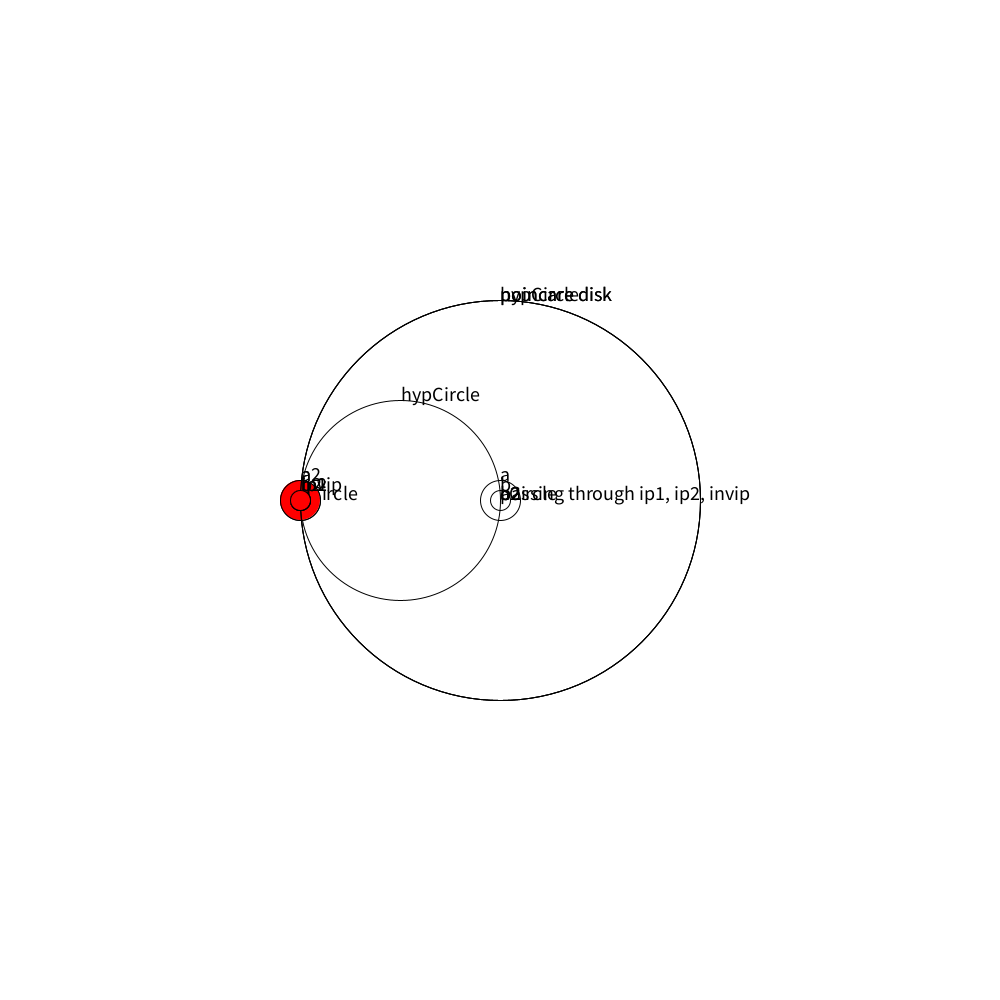
Frame 1 (no input)
Frame 60 (the mouse pressed at the canvas centre just before this capture): identical to frame 1, image omitted
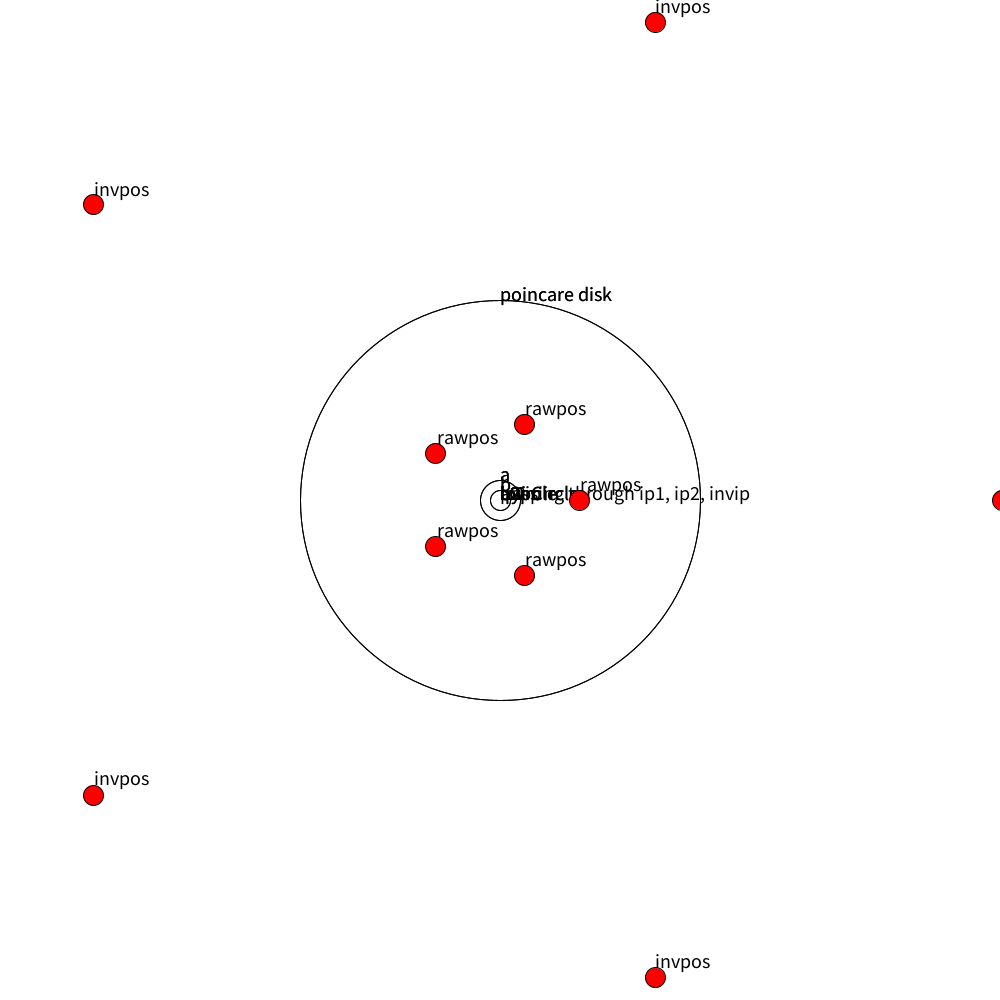
Frame 120 (the mouse held since frame 60 and released just before this capture)

The Processing sketch that drew these frames (run headless with seeded random() and noise(); from frame 60 on, the mouse is pressed at the canvas centre):

// Processing sketch: Mechanism_of_Hyperbolic_Tiling
// ── Mechanism_of_Hyperbolic_Tiling.pde
int p = 5;
int q = 4;
float rotang = 0;
float d;
float dispScale = 200;

void setup(){
  //fullScreen();
  size(1000, 1000);
  textSize(20);
  translate(width/2, height/2);
  //calc const
  d = sqrt((tan(HALF_PI - PI / q) - tan(PI / p)) / (tan(HALF_PI - PI / q) + tan(PI / p)));
}

void draw(){
  background(255);
  float bdist = map(mouseX, 0, width, -1, 1);
  //float bangle = map(mouseY, 0, height, 0, TWO_PI);
  float bangle = 0;
  translate(width/2, height/2);
  //hypCircle
  PVector cc = hypCircle(PVector.fromAngle(bangle).mult(bdist), new PVector(0, 0));
  PVector dc = hypCircle(new PVector(0, 0), PVector.fromAngle(bangle).mult(bdist));
  //intersection
  PVector[] ip = circleIntersection(cc, dc);
  fill(255, 0, 0);marker(ip[0], 10/dispScale, "ip1");
  fill(255, 0, 0);marker(ip[1], 10/dispScale, "ip2");
  //invert iP[0]
  PVector invip = mobiusInverse(new PVector(0,0), 1.0, ip[0]);
  fill(255, 0, 0);marker(invip, 10/dispScale, "invip");
  //circle passing through ip1, ip2, invip
  PVector pc = circleThreePoints(ip[0], ip[1], invip);
  noFill();marker(pc, "passing through ip1, ip2, invip");
  //create polygon vertex
  PVector[] positions = new PVector[p];
  PVector[] ipositions = new PVector[p];
  
  if(mousePressed){ //For easy visualization
  for(int i=0; i<p; i++){
    PVector pos = PVector.fromAngle(TWO_PI / p * i + rotang).mult(d);
    fill(255, 0, 0);marker(pos, 10/dispScale, "rawpos");
    if(bdist != 0){
      pos = mobiusInverse(new PVector(pc.x, pc.y), pc.z, pos);
      fill(255, 0, 0);marker(pos, 10/dispScale, "pos");
    }
    PVector inv = mobiusInverse(new PVector(0, 0), 1.0, pos);
    fill(255, 0, 0);marker(inv, 10/dispScale, "invpos");
    positions[i] = pos;
    ipositions[i] = inv;
  }
  }
}

PVector hypCircle(PVector a, PVector b){
  //x, y, rad
  PVector o;//out
  PVector a2 = mobiusInverse(new PVector(0, 0), 1.0, a);
  PVector cpos = PVector.add(a, a2).mult(0.5);
  float crad = PVector.dist(a, cpos);
  PVector b2 = mobiusInverse(cpos, crad, b);
  PVector mid = PVector.add(b, b2).mult(0.5);
  if(a.x == 0 && a.y == 0){
    o = new PVector(0, 0, b.mag());
  }else{
    o = new PVector(mid.x, mid.y, PVector.dist(mid, b));
  }
  noFill();marker(0, 0, 1, "poincare disk");
  noFill();marker(o, "hypCircle");
  noFill();marker(a, 20/dispScale, "a");
  noFill();marker(b, 10/dispScale, "b");
  noFill();marker(cpos, crad, "cCircle");
  fill(255, 0, 0);
  marker(a2, 20/dispScale, "a2");
  marker(b2, 10/dispScale, "b2");
  //ellipse(ocen.x*1000, ocen.y*1000, orad*1000, orad*1000);
  return o;
}

PVector[] circleIntersection(PVector o1, PVector o2){
  float rad1 = o1.z;
  float rad2 = o2.z;
  o1 = new PVector(o1.x, o1.y);
  o2 = new PVector(o2.x, o2.y);
  PVector[] out = new PVector[2];
  
  float d = PVector.dist(o1, o2);
  
  float a = (rad1 * rad1 - rad2 * rad2 + d * d) / (2 * d);
  PVector p = PVector.add(o1, PVector.sub(o2, o1).mult(a / d));
  float h = sqrt(rad1 * rad1 - a * a);
  
  out[0]  = new PVector(p.x + h * (o2.y - o1.y) / d, p.y - h * (o2.x - o1.x)/ d);
  out[1]  = new PVector(p.x - h * (o2.y - o1.y) / d, p.y + h * (o2.x - o1.x)/ d);
  return out;
}

PVector circleThreePoints(PVector a, PVector b, PVector c){
  PVector ta = a.copy(), tb = b.copy(), tc = c.copy();
  if(a.x == b.x || a.y == b.y){
    tc = b;
    tb = c;
  }
  
  float ma = (tb.y - ta.y) / (tb.x - ta.x);
  float mb = (tc.y - tb.y) / (tc.x - tb.x);
  
  float x = (ma * mb * (ta.y - tc.y) + mb * (ta.x + tb.x) - ma * (tb.x + tc.x)) / (2 * (mb - ma));
  float y = -1.0 / ma * (x - (ta.x + tb.x) / 2.0) + (ta.y + tb.y) / 2.0;
  //(x, y)=pos z=radius
  PVector o = new PVector(x, y);
  o.z = PVector.dist(o, a);
  return o;
}

PVector mobiusInverse(PVector o, float r, PVector p){//Same as inverse function
  PVector d = PVector.sub(p, o);
  float a = r * r / d.magSq();
  return new PVector(a * d.x + o.x, a * d.y + o.y);
}

// ── Extend.pde
// (x, y)=pos z=radius
void marker(PVector o, String s){//! r = radius
  int fc = g.fillColor;//get current fill color
  ellipse(o.x*dispScale, o.y*dispScale, o.z*dispScale*2, o.z*dispScale*2);
  fill(0);
  text(s, o.x*dispScale, (o.y-o.z)*dispScale);
  fill(fc);
}

void marker(PVector p, float r, String s){//! r = radius
  marker(new PVector(p.x , p.y, r), s);
}

void marker(float x, float y, float r, String s){//! r = radius
  marker(new PVector(x, y), r, s);
}
